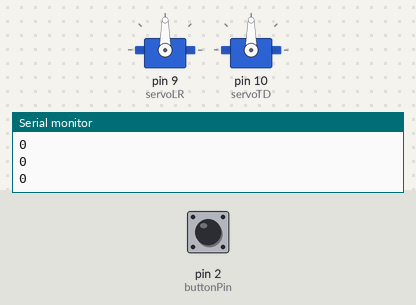
Simulated run of this sketch. Board: Arduino Uno, built with avr-gcc and run on an emulated ATmega328P. On the bench: 2 × servo, the last lines printed to the serial monitor. The test bench sets the inputs (shaded band); at power-on: pin 2 (buttonPin) LOW.

Above: at 1.2 s.
1.3 s: pin 2 (buttonPin) pulled HIGH for 0.15 s
At 1.45 s:
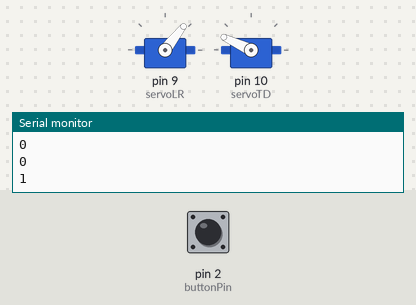
At 2.36 s:
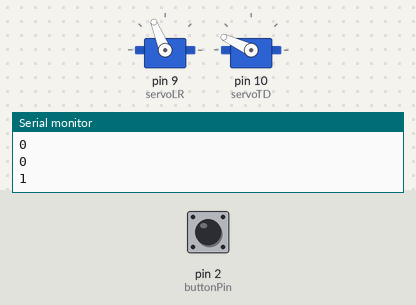
Timing chart, 0 to 13.3 s (numbered marks = the images above; inputs shaded):
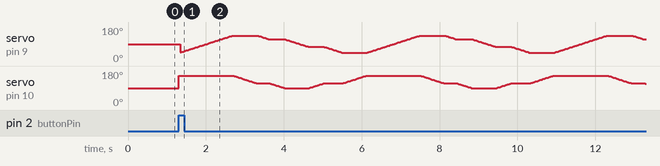

The sketch:

Arduino_Servos_Sweep.ino
```cpp
// Sweep motion
// Button turns the sweeping on and off

#include <Servo.h>

// servos
Servo servoLR;  // create servo object to control a servo - can move Left <> Right
Servo servoTD;  // create servo object to control a servo - can move Top <> Down
int pos = 0;    // variable to store the servo position

// button
const int buttonPin = 2;     // the number of the pushbutton pin
int buttonState = 0;         // variable for reading the pushbutton status
int newButtonState = 0;
bool active = false;


void setup() {
  servoLR.attach(9);  // attaches the servo on pin to the servo object
  servoTD.attach(10);  // attaches the servo on pin to the servo object
  pinMode(buttonPin, INPUT);

  Serial.begin(9600);
}

void sweep() {
  // step 1

  servoTD.write(155);
  delay(15);
  for (pos = 45; pos <= 135; pos += 1) {
    servoLR.write(pos);
    delay(15);
  }

  // step 2

  for (pos = 155; pos >= 115; pos -= 1) {
    servoTD.write(pos);
    delay(15);
  }

  // step 3

  for (pos = 135; pos >= 115; pos -= 1) {
    servoLR.write(pos);
    delay(15);
  }

  // step 4

  for (pos = 115; pos >= 90; pos -= 1) {
    servoTD.write(pos);
    delay(15);
  }

  // step 5

  for (pos = 115; pos >= 75; pos -= 1) {
    servoLR.write(pos);
    delay(15);
  }

  // step 6

  for (pos = 90; pos <= 115; pos += 1) {
    servoTD.write(pos);
    delay(15);
  }

  // step 7

  for (pos = 75; pos >= 45; pos -= 1) {
    servoLR.write(pos);
    delay(15);
  }

  // step 8

  for (pos = 115; pos <= 155; pos += 1) {
    servoTD.write(pos);
    delay(15);
  }
}

void loop() {
  newButtonState = digitalRead(buttonPin);

   if (newButtonState != buttonState) {
    if (newButtonState == HIGH) {
      // time to change things
      active = !active;
    }
    buttonState = newButtonState;
   }

   Serial.println(newButtonState);

   if (active == true) {
        sweep();
   }
}
```
